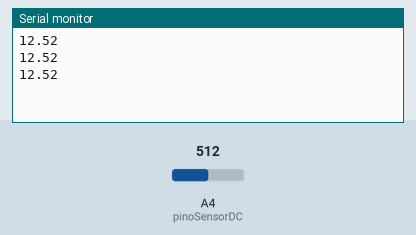
The sketch below on a simulated Arduino Uno, built with avr-gcc and run on an emulated ATmega328P. Parts: the last lines printed to the serial monitor. The test bench sets the inputs (shaded band); at power-on: A4 (pinoSensorDC) = 512.

Above: at 1.3 s.
1.4 s: A4 (pinoSensorDC) set to 716
At 1.9 s:
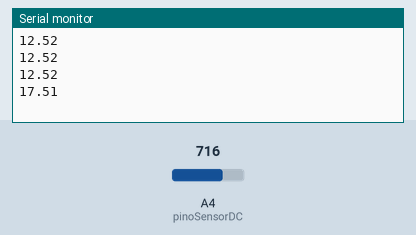
2.9 s: A4 (pinoSensorDC) set to 900
At 3.4 s:
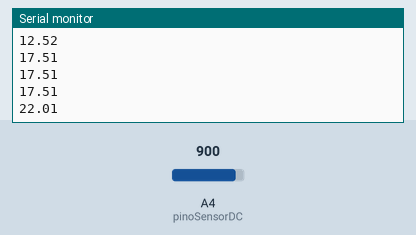
Timing chart, 0 to 5.9 s (numbered marks = the images above; inputs shaded):
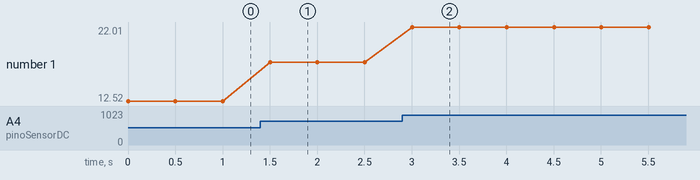

Measured:
- after the input at 1.4 s, the serial monitor: prints a new line after 0.10 s (image 1)
- after the input at 2.9 s, the serial monitor: prints a new line after 0.10 s (image 2)
- plotted number 1: 12.52 → 17.51 after the input at 1.4 s, 17.51 → 22.01 after the input at 2.9 s

The sketch:

Funcao_sensor_de_tensao.ino
```cpp
//##MODULO SENSOR DC 25V – ALARME##//
int pinoSensorDC = A4; //##DECLARACAO DA PORTA REFERENTE AO SENSOR DC 0-25V ALARME
int valorDC = 0;
float tensaoDC = 0;
//################################//

void setup() {
Serial.begin(9600);
}

void loop() {
valorDC = analogRead(pinoSensorDC);
tensaoDC = ((valorDC*0.00489)*5);
Serial.println(tensaoDC);
delay(500);
}
```
